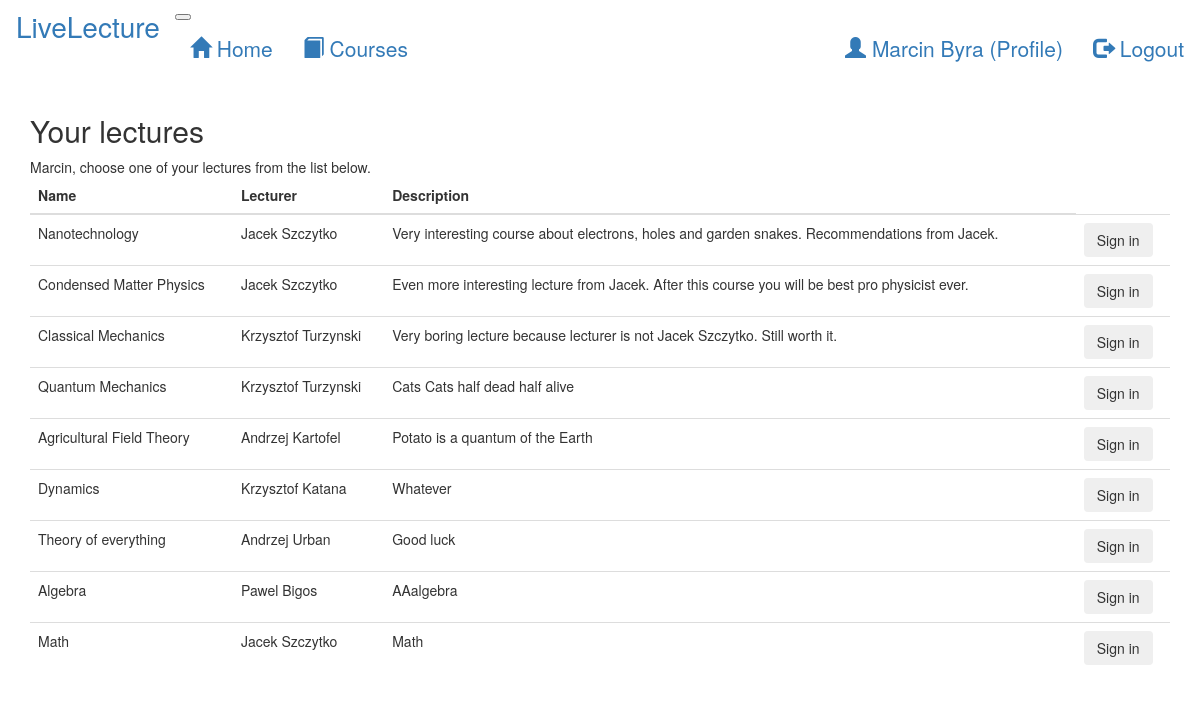
Screenshot of /index/1 (signed in) with the database file from the repository.
### LiveLecture/models.py (models this page shows, shortened)
class User(AbstractUser):
    first_name = models.CharField(max_length=20)
    last_name = models.CharField(max_length=20)
    is_lecturer = models.NullBooleanField()

class Lecture(models.Model):
    lecturer = models.ForeignKey(User, on_delete=models.CASCADE)
    name = models.CharField(max_length=50, unique=True)
    description = models.CharField(max_length=500)
    max_students = models.IntegerField()
    startTime = models.DateTimeField(default=datetime.now())
    endTime = models.DateTimeField(default=datetime.now())

### LiveLecture/views.py (the view)
# urls.py: path('', views.index, name='index'),
def index(request,listAll=False):
    template = loader.get_template('LiveLecture/upcoming.html')
    if not request.user.is_anonymous:
        print(type(request.user))
        lecture_list =get_user_courses(request.user)
    else:
        lecture_list=None
    signInDisable=False
    if lecture_list is None:
        lecture_list = Lecture.objects.all()
    elif listAll:
        lecture_list=get_user_courses(request.user,True)
    else:
        signInDisable=True
    context = {'lecture_list' : lecture_list,'signInEnable' : signInDisable}
    return render(request, 'LiveLecture/upcoming.html', context)

### LiveLecture/views.py (called while the page is built)
def get_user_courses(user,invert=False):
    subscription_list = Subscription.objects.filter(student=user)
    lecture_list=[]
    for subscription in subscription_list:
        lecture_list.append(subscription.lecture)
    if invert:
        lecture_list=[x for x in Lecture.objects.all() if x not in lecture_list]
    return lecture_list

### LiveLecture/templates/LiveLecture/upcoming.html (shortened to what this page needs)
{% extends 'LiveLecture/base.html' %}
{% block content %}
    {% if request.user.is_authenticated %}
        <h2 class="mt-5">Your lectures</h2>
        <div class="text-black">
            {{ request.user.first_name }}, choose one of your lectures from the list below.
        </div>
    {% else %}
        <h2 class="mt-5">Upcoming lectures</h2>
        <span class="text-black">
                Sign in to join lectures.
            </span>
    {% endif %}
    {% if lecture_list %}
        <table class="table table-hover">
            <thead>
            <th scope="col">Name</th>
            <th scope="col">Lecturer</th>
            <th scope="col">Description</th>
            </thead>
            <tbody>
            {% for lecture in lecture_list %}
                <tr class='clickable-row' data-href="{% url 'LiveLecture:lecture' lecture.pk %}">
                    <td>{{ lecture.name }}</td>
                    <td>{{ lecture.lecturer.first_name }} {{ lecture.lecturer.last_name }}</td>
                    <td>{{ lecture.description }}</td>
                    {% if not signInEnable %}
                    <td><button type="button" class="btn" href="{% url 'LiveLecture:add_subscriptions' lecture.pk %}">Sign in</button></td>
                    {% endif %}
                </tr>
            {% endfor %}
            </tbody>
        </table>
    {% else %}
        <p>No lectures are available.</p>
    {% endif %}
{% endblock %}

### LiveLecture/templates/LiveLecture/base.html (shortened to what this page needs)
<!DOCTYPE html>
{% load static %}
<html lang="en">
<head>
    <link rel="stylesheet" href="https://maxcdn.bootstrapcdn.com/bootstrap/3.3.7/css/bootstrap.min.css">
    <link rel="stylesheet" type="text/css" href="{% static 'LiveLecture/style.css' %}">
    <link rel="stylesheet" type="text/css" href="{% static 'LiveLecture/timeline.css' %}">
    <link rel="stylesheet"
          href="https://unpkg.com/bootstrap-material-design@4.1.1/dist/css/bootstrap-material-design.min.css"
>
</head>
<body>
<header>
    <nav class="navbar navbar-expand-lg navbar-light bg-light">
        <a class="navbar-brand" href="#" style="font-size: 2em">LiveLecture</a>
        <button class="navbar-toggler" type="button" data-toggle="collapse" data-target="#navbarSupportedContent"
                aria-controls="navbarSupportedContent" aria-expanded="false" aria-label="Toggle navigation">
        </button>
        <div class="collapse navbar-collapse" id="navbarSupportedContent">
            <ul class="nav navbar-nav mr-auto">
                <li class="nav-item">
                    <a class="nav-link" href="{% url 'LiveLecture:index' %}" style="font-size: 1.5em"><span
                            class="glyphicon glyphicon-home"></span> Home</a>
                </li>
                <li class="nav-item dropdown">
                    <a class="nav-link dropdown-toggle" href="{% url 'LiveLecture:index' 1 %}" id="navbarDropdown"
                       role="button" data-toggle="dropdown" aria-haspopup="true" aria-expanded="false" style="font-size: 1.5em"><span
                            class="glyphicon glyphicon-book" ></span> Courses
                    </a>
                </li>
            </ul>
            <ul class="nav navbar-nav navbar-right">
                {% if request.user.is_authenticated %}
                    <li class="nav-item">
                        <a class="nav-link" href="#" style="font-size: 1.5em"><span
                                class="glyphicon glyphicon-user"></span> {{ request.user.first_name }} {{ request.user.last_name }}
                            (Profile)
                        </a>
                    </li>
                    <li class="nav-item">
                        <a class="nav-link" href="{% url 'LiveLecture:logout_view' %}" style="font-size: 1.5em"><span
                                class="glyphicon glyphicon-log-out"></span> Logout
                        </a>
                    </li>
                {% endif %}
            </ul>
        </div>
    </nav>
</header>
<main>
    <div class="container">
        {% block content %}
        {% endblock %}
    </div>
</main>
</body>
</html>

### LiveLecture/static/LiveLecture/style.css (style rules this page uses)
ul li:nth-child(2n+0) { list-style: none; }

### rows the page displays
User: user.first_name "Marcin", user.last_name "Byra"
Lecture: name "Nanotechnology", lecturer.first_name "Jacek", lecturer.last_name "Szczytko", description "Very interesting course about electrons, holes and garden snakes. Recommendations from Jacek."
Lecture: name "Condensed Matter Physics", lecturer.first_name "Jacek", lecturer.last_name "Szczytko", description "Even more interesting lecture from Jacek. After this course you will be best pro physicist ever."
Lecture: name "Classical Mechanics", lecturer.first_name "Krzysztof", lecturer.last_name "Turzynski", description "Very boring lecture because lecturer is not Jacek Szczytko. Still worth it."
Lecture: name "Quantum Mechanics", lecturer.first_name "Krzysztof", lecturer.last_name "Turzynski", description "Cats Cats half dead half alive"
Lecture: name "Agricultural Field Theory", lecturer.first_name "Andrzej", lecturer.last_name "Kartofel", description "Potato is a quantum of the Earth"
Lecture: name "Dynamics", lecturer.first_name "Krzysztof", lecturer.last_name "Katana", description "Whatever"
Lecture: name "Theory of everything", lecturer.first_name "Andrzej", lecturer.last_name "Urban", description "Good luck"
Lecture: name "Algebra", lecturer.first_name "Pawel", lecturer.last_name "Bigos", description "AAalgebra"
Lecture: name "Math", lecturer.first_name "Jacek", lecturer.last_name "Szczytko", description "Math"
